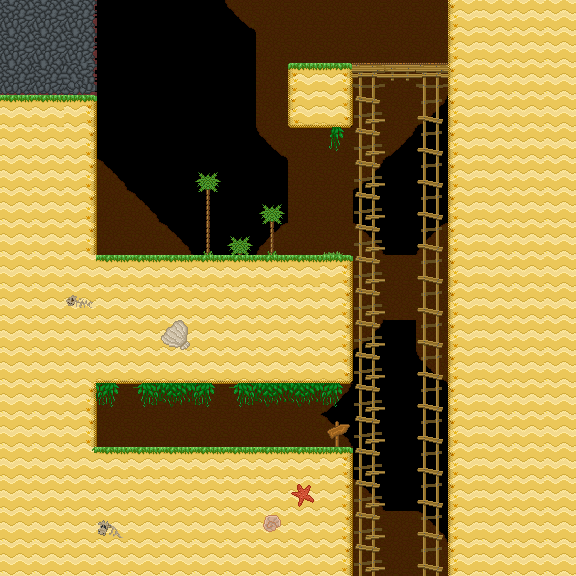

Tiled map render using the project's own tile images. Description and the map definition, with tile-layer contents summarised, below:
An orthogonal 18x18 tile map with 32x32 px tiles, 4 tile layers (background, main, foreground, hidden), 5 tilesets and 26 objects (15x veggie, start, chest, goal).

<map version="1.5" tiledversion="1.7.2" orientation="orthogonal" renderorder="right-down" width="18" height="18" tilewidth="32" tileheight="32" infinite="0" nextlayerid="11" nextobjectid="27">
 <properties>
  <property name="hints" value="" />
  <property name="time_to_beat" value="8" />
 </properties>
 <tileset firstgid="1" name="grass_level" tilewidth="32" tileheight="32" tilecount="153" columns="17">
  <image source="../../sprites/tilesets/34tile.png" width="544" height="306" />
 </tileset>
 <tileset firstgid="154" name="34tile_beach_temp" tilewidth="33" tileheight="33" spacing="1" margin="1" tilecount="189" columns="21">
  <image source="../../sprites/tilesets/34tile_beach_temp.png" trans="ff00ff" width="714" height="306" />
 </tileset>
 <tileset firstgid="343" name="object_tilemap_32" tilewidth="32" tileheight="32" tilecount="25" columns="5">
  <image source="../../sprites/tilesets/object_tilemap_32.png" width="160" height="160" />
  <tile id="0">
   <properties>
    <property name="item_no" value="5" />
    <property name="type" value="costume_head" />
   </properties>
  </tile>
  <tile id="1">
   <properties>
    <property name="spawn" value="spawn" />
   </properties>
  </tile>
  <tile id="2">
   <properties>
    <property name="goal" value="goal" />
   </properties>
  </tile>
  <tile id="3">
   <properties>
    <property name="name" value="pig" />
   </properties>
  </tile>
  <tile id="4">
   <properties>
    <property name="direction" value="left" />
    <property name="name" value="walking_enemy" />
   </properties>
  </tile>
 </tileset>
 <tileset firstgid="368" name="object_tilemap_16" tilewidth="16" tileheight="16" tilecount="12" columns="4">
  <image source="../../sprites/tilesets/object_tilemap_16.png" width="64" height="48" />
 </tileset>
 <tileset firstgid="380" name="treetops_big_96" tilewidth="96" tileheight="64" tilecount="2" columns="2">
  <image source="../../sprites/objects/scenery/treetops_big_96.png" trans="ff00ff" width="192" height="64" />
 </tileset>
 <layer id="1" name="background" width="18" height="18">
  <properties>
   <property name="background" value="background" />
  </properties>
  <data>[324 cells, 78 non-empty, 10 distinct tile ids]</data>
 </layer>
 <layer id="2" name="main" width="18" height="18">
  <data>[324 cells, 236 non-empty, 24 distinct tile ids]</data>
 </layer>
 <layer id="3" name="foreground" width="18" height="18">
  <properties>
   <property name="foreground" value="foreground" />
  </properties>
  <data>[324 cells, 14 non-empty, 9 distinct tile ids]</data>
 </layer>
 <layer id="4" name="hidden" width="18" height="18">
  <data>[324 cells, 0 non-empty, 0 distinct tile ids]</data>
 </layer>
 <objectgroup color="#e70000" id="5" name="hard-blocks">
  <object id="1" x="64" y="0" width="32" height="96" />
 </objectgroup>
 <objectgroup color="#0055ff" id="6" name="soft-blocks">
  <object id="2" x="352" y="64" width="96" height="32" />
 </objectgroup>
 <objectgroup id="7" name="objects-32px">
  <object id="3" name="start" gid="344" x="96" y="448" width="32" height="32">
   <properties>
    <property name="direction" value="right" />
    <property name="health" value="100" />
   </properties>
  </object>
  <object id="4" name="chest" gid="343" x="304" y="64" width="32" height="32">
   <properties>
    <property name="item_no" value="4" />
    <property name="type" value="costume_back" />
   </properties>
  </object>
  <object id="5" name="goal" gid="345" x="160" y="168" width="32" height="32" />
 </objectgroup>
 <objectgroup id="8" name="objects-16px">
  <object id="6" name="veggie" gid="379" x="168" y="440" width="16" height="16" />
  <object id="7" name="veggie" gid="379" x="232" y="440" width="16" height="16" />
  <object id="8" name="veggie" gid="379" x="296" y="440" width="16" height="16" />
  <object id="9" name="veggie" gid="379" x="376" y="416" width="16" height="16" />
  <object id="10" name="veggie" gid="379" x="408" y="392" width="16" height="16" />
  <object id="11" name="veggie" gid="379" x="408" y="352" width="16" height="16" />
  <object id="12" name="veggie" gid="379" x="328" y="224" width="16" height="16" />
  <object id="13" name="veggie" gid="379" x="264" y="248" width="16" height="16" />
  <object id="14" name="veggie" gid="379" x="200" y="248" width="16" height="16" />
  <object id="15" name="veggie" gid="379" x="104" y="200" width="16" height="16" />
  <object id="16" name="veggie" gid="379" x="376" y="328" width="16" height="16" />
  <object id="17" name="veggie" gid="379" x="376" y="288" width="16" height="16" />
  <object id="18" name="veggie" gid="379" x="408" y="264" width="16" height="16" />
  <object id="19" name="veggie" gid="379" x="408" y="224" width="16" height="16" />
  <object id="20" name="veggie" gid="379" x="376" y="208" width="16" height="16" />
 </objectgroup>
 <objectgroup id="9" name="treetop_big" />
 <objectgroup color="#33a42d" id="10" name="sand-blocks">
  <object id="21" x="64" y="96" width="32" height="352" />
  <object id="22" x="480" y="0" width="32" height="576" />
  <object id="23" x="64" y="448" width="288" height="128" />
  <object id="24" x="448" y="0" width="32" height="576" />
  <object id="25" x="96" y="256" width="256" height="128" />
  <object id="26" x="288" y="64" width="64" height="64" />
 </objectgroup>
</map>
